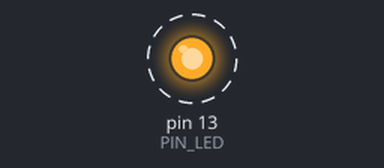
A sketch run on a simulated Arduino Uno, built with avr-gcc and run on an emulated ATmega328P. Parts: output pins drawn as LEDs (lit = HIGH). Dashed ring = blinking. What the sketch prints to the serial monitor is not drawn.

Above: at 0.5 s.
Timing chart, 0 to 4.6 s (numbered marks = the images above):
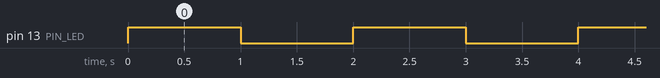

Measured:
- by itself, pin 13 (PIN_LED): alternates HIGH for 1.0 s and LOW for 1.0 s

The sketch:

04_example_3.ino
```cpp
#define PIN_LED 13
unsigned int count, toggle;

void setup() {
  pinMode(PIN_LED, OUTPUT);
  Serial.begin(115200);
  Serial.println("Hello World!");
  count = toggle = 0;
  digitalWrite(PIN_LED, toggle);
}

void loop() {
  Serial.println(++count);
  toggle = toggle_state(toggle);
  digitalWrite(PIN_LED, toggle%2);
  delay(1000);
}

int toggle_state(int toggle) {
  return ++toggle;
}
```
